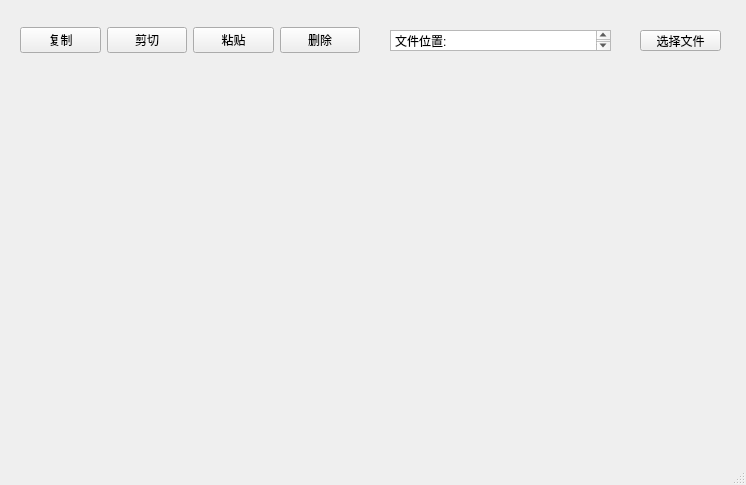
<?xml version="1.0" encoding="UTF-8"?>
<ui version="4.0">
 <class>MainWindow</class>
 <widget class="QMainWindow" name="MainWindow">
  <property name="geometry">
   <rect>
    <x>0</x>
    <y>0</y>
    <width>746</width>
    <height>485</height>
   </rect>
  </property>
  <property name="windowTitle">
   <string>MainWindow</string>
  </property>
  <widget class="QWidget" name="centralwidget">
   <widget class="QWidget" name="horizontalLayoutWidget">
    <property name="geometry">
     <rect>
      <x>20</x>
      <y>10</y>
      <width>340</width>
      <height>61</height>
     </rect>
    </property>
    <layout class="QHBoxLayout" name="horizontalLayout">
     <item>
      <widget class="QPushButton" name="copyBtn">
       <property name="text">
        <string>复制</string>
       </property>
      </widget>
     </item>
     <item>
      <widget class="QPushButton" name="cutBtn">
       <property name="text">
        <string>剪切</string>
       </property>
      </widget>
     </item>
     <item>
      <widget class="QPushButton" name="pasteBtn">
       <property name="text">
        <string>粘贴</string>
       </property>
      </widget>
     </item>
     <item>
      <widget class="QPushButton" name="deleteBtn">
       <property name="text">
        <string>删除</string>
       </property>
      </widget>
     </item>
    </layout>
   </widget>
   <widget class="QTextBrowser" name="textBrowser">
    <property name="geometry">
     <rect>
      <x>390</x>
      <y>30</y>
      <width>221</width>
      <height>21</height>
     </rect>
    </property>
    <property name="html">
     <string>&lt;!DOCTYPE HTML PUBLIC &quot;-//W3C//DTD HTML 4.0//EN&quot; &quot;http://www.w3.org/TR/REC-html40/strict.dtd&quot;&gt;
&lt;html&gt;&lt;head&gt;&lt;meta name=&quot;qrichtext&quot; content=&quot;1&quot; /&gt;&lt;meta charset=&quot;utf-8&quot; /&gt;&lt;style type=&quot;text/css&quot;&gt;
p, li { white-space: pre-wrap; }
hr { height: 1px; border-width: 0; }
li.unchecked::marker { content: &quot;\2610&quot;; }
li.checked::marker { content: &quot;\2612&quot;; }
&lt;/style&gt;&lt;/head&gt;&lt;body style=&quot; font-family:'Microsoft YaHei UI'; font-size:9pt; font-weight:400; font-style:normal;&quot;&gt;
&lt;p style=&quot; margin-top:0px; margin-bottom:0px; margin-left:0px; margin-right:0px; -qt-block-indent:0; text-indent:0px;&quot;&gt;&lt;span style=&quot; font-family:'SimSun';&quot;&gt;文件位置: &lt;/span&gt;&lt;/p&gt;&lt;/body&gt;&lt;/html&gt;</string>
    </property>
   </widget>
   <widget class="QPushButton" name="pushButton">
    <property name="geometry">
     <rect>
      <x>640</x>
      <y>30</y>
      <width>81</width>
      <height>21</height>
     </rect>
    </property>
    <property name="text">
     <string>选择文件</string>
    </property>
   </widget>
  </widget>
  <widget class="QMenuBar" name="menubar">
   <property name="geometry">
    <rect>
     <x>0</x>
     <y>0</y>
     <width>746</width>
     <height>18</height>
    </rect>
   </property>
  </widget>
  <widget class="QStatusBar" name="statusbar"/>
 </widget>
 <resources/>
 <connections/>
</ui>
